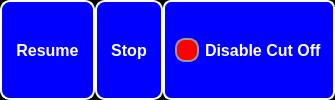
                     <widget class="QFrame" name="frame_18">
                      <property name="sizePolicy">
                       <sizepolicy hsizetype="Expanding" vsizetype="Expanding">
                        <horstretch>0</horstretch>
                        <verstretch>0</verstretch>
                       </sizepolicy>
                      </property>
                      <property name="styleSheet">
                       <string notr="true">background-color: rgb(0, 0, 0);</string>
                      </property>
                      <property name="frameShape">
                       <enum>QFrame::NoFrame</enum>
                      </property>
                      <property name="frameShadow">
                       <enum>QFrame::Raised</enum>
                      </property>
                      <layout class="QHBoxLayout" name="horizontalLayout_12">
                       <property name="spacing">
                        <number>0</number>
                       </property>
                       <property name="leftMargin">
                        <number>0</number>
                       </property>
                       <property name="topMargin">
                        <number>0</number>
                       </property>
                       <property name="rightMargin">
                        <number>0</number>
                       </property>
                       <property name="bottomMargin">
                        <number>0</number>
                       </property>
                       <item>
                        <widget class="QPushButton" name="button_resume">
                         <property name="sizePolicy">
                          <sizepolicy hsizetype="Expanding" vsizetype="Expanding">
                           <horstretch>0</horstretch>
                           <verstretch>0</verstretch>
                          </sizepolicy>
                         </property>
                         <property name="font">
                          <font>
                           <pointsize>-1</pointsize>
                           <weight>75</weight>
                           <bold>true</bold>
                          </font>
                         </property>
                         <property name="styleSheet">
                          <string notr="true">QPushButton {
                color: rgb(255, 255, 255);
                background-color: rgb(0, 0, 255);
                border: 2px solid rgb(255, 255, 255);
                border-radius: 10px;
                padding: 8px 14px;
                font-size: 16px;
                font-weight: bold;
            }
            QPushButton:hover {
			background-color: rgb(0, 255, 0);
            }
</string>
                         </property>
                         <property name="text">
                          <string>Resume</string>
                         </property>
                        </widget>
                       </item>
                       <item>
                        <widget class="QPushButton" name="button_stop">
                         <property name="sizePolicy">
                          <sizepolicy hsizetype="Expanding" vsizetype="Expanding">
                           <horstretch>0</horstretch>
                           <verstretch>0</verstretch>
                          </sizepolicy>
                         </property>
                         <property name="font">
                          <font>
                           <pointsize>-1</pointsize>
                           <weight>75</weight>
                           <bold>true</bold>
                          </font>
                         </property>
                         <property name="styleSheet">
                          <string notr="true">QPushButton {
                color: rgb(255, 255, 255);
                background-color: rgb(0, 0, 255);
                border: 2px solid rgb(255, 255, 255);
                border-radius: 10px;
                padding: 8px 14px;
                font-size: 16px;
                font-weight: bold;
            }
            QPushButton:hover {
			background-color: rgb(255, 0, 0);
            }</string>
                         </property>
                         <property name="text">
                          <string>Stop</string>
                         </property>
                        </widget>
                       </item>
                       <item>
                        <widget class="QCheckBox" name="check_box_cut_off">
                         <property name="sizePolicy">
                          <sizepolicy hsizetype="Expanding" vsizetype="Expanding">
                           <horstretch>0</horstretch>
                           <verstretch>0</verstretch>
                          </sizepolicy>
                         </property>
                         <property name="font">
                          <font>
                           <pointsize>-1</pointsize>
                           <weight>75</weight>
                           <bold>true</bold>
                          </font>
                         </property>
                         <property name="styleSheet">
                          <string notr="true">QCheckBox {
    color: rgb(255, 255, 255); /* Warna teks putih */
    background-color: rgb(0, 0, 255); /* Warna latar belakang biru */
    border: 2px solid rgb(255, 255, 255); /* Border putih */
    border-radius: 8px; /* Membulatkan sudut */
    padding: 10px; /* Memberi ruang di dalam elemen */
    font-size: 16px; /* Ukuran font */
    font-weight: bold; /* Teks tebal */
    text-align: center; /* Rata tengah teks */
}

QCheckBox::indicator {
    width: 20px;
    height: 20px;
    border-radius: 10px; /* Bulat sempurna */
    border: 2px solid #999;
    background-color: red; /* Default: merah (tidak aktif) */
}

QCheckBox::indicator:checked {
    background-color: green; /* Hijau (aktif) */
    border: 2px solid #4CAF50;
}

QCheckBox::indicator:unchecked {
    background-color: red; /* Merah (tidak aktif) */
}

QCheckBox::indicator:unchecked:hover {
    background-color: #ff5555; /* Lebih terang saat hover */
}

QCheckBox::indicator:checked:hover {
    background-color: #55ff55; /* Lebih terang saat hover */
}
</string>
                         </property>
                         <property name="text">
                          <string>Disable Cut Off</string>
                         </property>
                        </widget>
                       </item>
                      </layout>
                     </widget>
